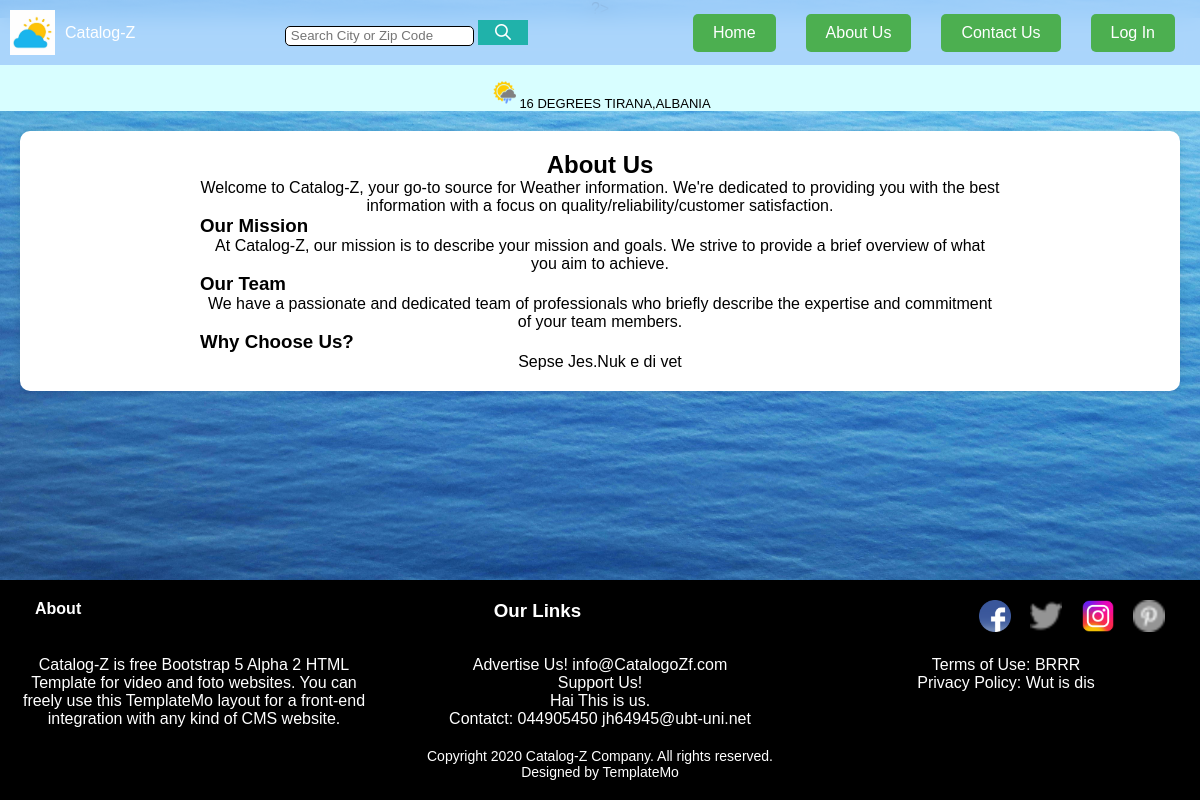
Page /AboutUs.php on the committed database.
### tables this page shows
CREATE TABLE `about_us` (
  `ID` int(11) NOT NULL,
  `about_text` text NOT NULL,
  `mission_text` text NOT NULL,
  `team_text` text NOT NULL,
  `why_choose_text` text NOT NULL
);

CREATE TABLE `footer` (
  `ID` int(11) NOT NULL,
  `footer_left_txt` varchar(255) NOT NULL,
  `advertise_txt` varchar(50) NOT NULL,
  `support_txt` varchar(50) NOT NULL,
  `company_txt` varchar(50) NOT NULL,
  `contact_txt` varchar(50) NOT NULL,
  `terms_of_use_txt` varchar(255) NOT NULL,
  `priv_policy_txt` varchar(255) NOT NULL
);

### AboutUs.php (the view, shortened to what this page needs)
<?php
include 'db_connection.php';
    $aboutUsQuery = "SELECT * FROM about_us LIMIT 1";
    $aboutUsResult = $conn->query($aboutUsQuery);
    $aboutUsData=$aboutUsResult->fetch_assoc();
    $footerQuery = "SELECT * FROM footer LIMIT 1";
    $footerResult = $conn->query($footerQuery);
    $footerData = $footerResult->fetch_assoc();
?>
<!DOCTYPE html>
<html>
<head>
    <link rel="stylesheet" href="MainStyle.css">
</head>
<body>
    <header class="headerContainer navbar">
        <div class="logoAndCatalog">
            <img src="./OIP.png" alt="logo" height="45px">
            <p class="catalog">Catalog-Z</p>
        </div>
        <div class="SearchBar">
            <center>
                <input type="text" placeholder="Search City or Zip Code" style="height: 20px;">
                <button style="width: 50px; height: 25px; background-color: lightseagreen; border: inset 0px;">
                    <img src="search.png" alt="">
                </button>
            </center>
        </div>
        <nav>
            <h3>
                <a href="Home.php"><button class="btn Home">Home</button></a>
                <a href="AboutUs.php"><button class="btn AboutUs">About Us</button></a>
                <a href="ContactUs.php"><button class="btn ContactUs">Contact Us</button></a>
                <?php
                if (isset($_SESSION['username'])) {
                    echo '<form method="post" style="display:inline;"><button class="btn LogOut" name="logout">Log Out</button></form>';
                } else {
                    echo '<a href="LOGIN.php"><button class="btn LogIn">Log In</button></a>';
                }
                ?>
            </h3>
        </nav>
    </header>
    <header class="ndHeader">
        <center><p style="font-size: small;"><img src="./weather-icon-png-2.png" alt="" style="height:30px;">16 DEGREES TIRANA,ALBANIA</p></center>
</header>
<div id="background-Picture">
    <img src="./pexels-magda-ehlers-636353.jpg" alt="">
</div>
<section id="about-us" class="about-us-section">
    <div class="containerss">
    <h2>About Us</h2>
        <p><?php echo $aboutUsData['about_text']; ?></p>
        <h3>Our Mission</h3>
        <p><?php echo $aboutUsData['mission_text']; ?></p>
        <h3>Our Team</h3>
        <p><?php echo $aboutUsData['team_text']; ?></p>
        <h3>Why Choose Us?</h3>
        <p><?php echo $aboutUsData['why_choose_text']; ?></p>
    </div>
</section>
    <footer class="footer" style="position: absolute; bottom: 0px;">
        <div class="f">
            <h3><a href="Home.html">About</a></h3>
            <h3>Our Links</h3>
            <div class="ff">
                <a href=""><img src="./fb-logo.png" alt="" width="32px" height="32px"></a>
                <a href=""><img src="./twitter.png" alt="" width="32px" height="32px"></a>
                <a href=""><img src="./ig-logo.png" alt="" width="32px" height="32px"></a>
                <a href=""><img src="./pinterest.png" alt="" width="32px" height="32px"></a>
            </div>
        </div>
            <div class="footermain">
                <div class="footerleft">
                    <p><?php echo $footerData['footer_left_txt']; ?></p>
                </div>
                <div class="footercenter">
                    <p><?php echo $footerData['advertise_txt']; ?></p>
                    <a href="https://www.youtube.com/watch?v=dQw4w9WgXcQ"><p><?php echo $footerData['support_txt']; ?></p></a>
                    <p><?php echo $footerData['company_txt']; ?></p>
                <p><?php echo $footerData['contact_txt']; ?></p>
            </div>
            <div class="footerright">
                <p><?php echo $footerData['terms_of_use_txt']; ?></p>
                <p><?php echo $footerData['priv_policy_txt']; ?></p>
            </div>
        </div>
            <div class="fundi">
                <p>Copyright 2020 Catalog-Z Company. All rights reserved.</p>
                <p>Designed by TemplateMo</p>
            </div>
        </footer>
</body>
</html>

### MainStyle.css (style rules this page uses)
* { margin: 0; padding: 0; box-sizing: border-box; }
body { font-family: 'Segoe UI', Tahoma, Geneva, Verdana, sans-serif; text-align: center; background-color: #f5f5f5; margin: 0; padding: 0; }
#background-Picture { position: fixed; top: 0; left: 0; width: 100%; height: 100%; z-index: -1; }
#background-Picture img { width: 100%; height: 100%; object-fit: cover; }
.headerContainer { display: flex; justify-content: space-between; align-items: center; background-color: white; color: white; padding: 10px; }
.logoAndCatalog { display: flex; align-items: center; }
.logoAndCatalog img { margin-right: 10px; }
.SearchBar { flex-grow: 1; }
.SearchBar input { height: 30px; padding: 5px; border: 1px solid black; border-radius: 5px; }
.navbar { background-color: rgba(159, 203, 250, 0.8); backdrop-filter: blur(10px); padding: 10px; transition: background-color 0.5s ease; position: fixed; width: 100%; top: 0; z-index: 1000; }
h3 { display: flex; align-items: center; transition: transform 0.3s ease; }
h3 a { text-decoration: none; color: #333; margin: 0 15px; font-size: 16px; position: relative; }
h3 button { background-color: #4CAF50; border: none; padding: 10px 20px; color: white; cursor: pointer; border-radius: 5px; font-size: 16px; transition: background-color 0.3s ease; width: 100%; }
.ndHeader { background-color: rgb(216, 254, 255); padding-top: 60px; }
h3 button { background-color: #4CAF50; border: none; padding: 10px 20px; color: white; cursor: pointer; border-radius: 5px; font-size: 16px; transition: background-color 0.3s ease; }
.footer { background-color: #333; color: #fff; padding: 20px; position: relative; z-index: 2; }
.footer a { color: #fff; text-decoration: none; }
.f { display: flex; justify-content: space-between; }
.ff a { margin-right: 15px; }
.footer { background-color: #000; color: #fff; padding: 20px; position: relative; z-index: 2; }
.f { display: flex; justify-content: space-between; align-items: flex-start; }
.f h3, .footermain p { margin: 0; }
.footermain { display: flex; justify-content: space-between; align-items: flex-start; margin-top: 20px; }
.footerleft, .footercenter, .footerright { flex: 0 0 30%; }
.fundi { margin-top: 20px; font-size: 14px; }
.containerss { max-width: 800px; margin: 0 auto; }

### AboutUs.php (style rules this page uses)
body { margin: 0; padding: 0; font-family: Arial, sans-serif; background-color: #f2f2f2; }
.about-us-section { background-color: #ffffff; padding: 20px; margin: 20px; border-radius: 10px; box-shadow: 0 0 10px rgba(0, 0, 0, 0.1); }
.containerss { max-width: 800px; margin: 0 auto; }

### rows in the picture
about_us: about_text "Welcome to Catalog-Z, your go-to source for Weather information. We're dedicated to providing you with the best information with a focus on quality/reliability/customer satisfaction.", mission_text "At Catalog-Z, our mission is to describe your mission and goals. We strive to provide a brief overview of what you aim to achieve.", team_text "We have a passionate and dedicated team of professionals who briefly describe the expertise and commitment of your team members.", why_choose_text "Sepse Jes.Nuk e di vet"
footer: footer_left_txt "Catalog-Z is free Bootstrap 5 Alpha 2 HTML Template for video and foto websites. You can freely use this TemplateMo layout for a front-end integration with any kind of CMS website.", advertise_txt "Advertise Us! info@CatalogoZf.com", support_txt "Support Us!", company_txt "Hai This is us.", contact_txt "Contatct: 044905450 jh64945@ubt-uni.net", terms_of_use_txt "Terms of Use: BRRR", priv_policy_txt "Privacy Policy: Wut is dis"
